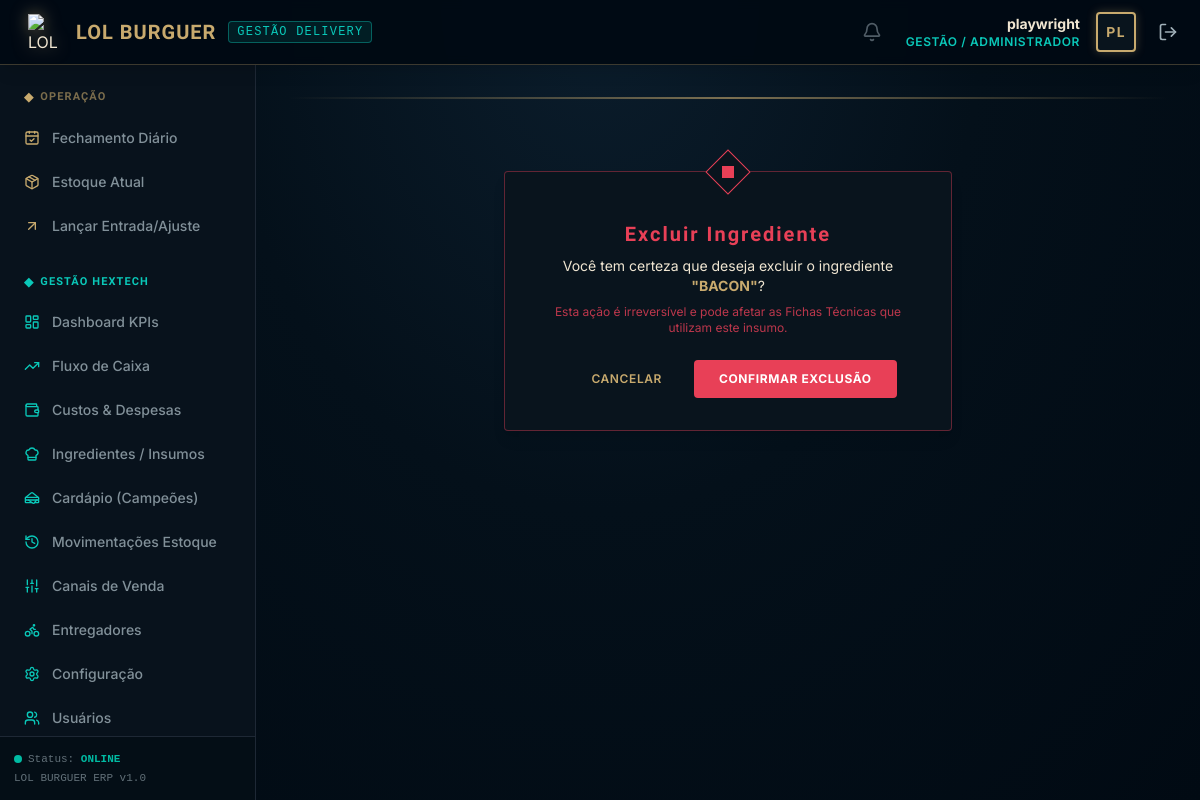
The page /produtos/ingredientes/6/excluir/ (signed in) on the database its author committed.
### core/models.py (models this page shows, shortened)
class Usuario(AbstractUser):
    ROLE_CHOICES = (
        ('GESTAO', 'Gestão / Administrador'),
        ('OPERADOR', 'Operador de Caixa / Atendente'),
    )
    role = models.CharField(
        max_length=20,
        choices=ROLE_CHOICES,
        default='OPERADOR',
        verbose_name="Cargo / Nível de Acesso"
    )
    class Meta:
        verbose_name = "Usuário"
        verbose_name_plural = "Usuários"
        ordering = ['username']

### produtos/models.py (models this page shows, shortened)
class Ingrediente(models.Model):
    UNIDADES_MEDIDA = (
        ('kg', 'Quilograma (kg)'),
        ('g', 'Grama (g)'),
        ('l', 'Litro (l)'),
        ('ml', 'Mililitro (ml)'),
        ('un', 'Unidade (un)'),
    )
    CATEGORIAS = (
        ('PROTEINA', 'Proteínas'),
        ('PAO', 'Pães'),
        ('MOLHO', 'Molhos'),
        ('VEGETAL', 'Vegetais / Saladas'),
        ('QUEIJO', 'Queijos'),
        ('EMBALAGEM', 'Embalagens'),
        ('OUTROS', 'Outros'),
    )
    nome = models.CharField(max_length=100, verbose_name="Nome do Insumo")
    unidade_medida = models.CharField(max_length=5, choices=UNIDADES_MEDIDA, default='g', verbose_name="Unidade de Medida")
    unidade_compra = models.CharField(max_length=5, choices=UNIDADES_MEDIDA, default='g', verbose_name="Unidade de Compra (Entrada)")
    custo_unitario = models.DecimalField(max_digits=10, decimal_places=4, default=Decimal('0.0000'), verbose_name="Custo Unitário (R$)")
    fornecedor = models.CharField(max_length=100, blank=True, null=True, verbose_name="Fornecedor")
    estoque_minimo = models.DecimalField(max_digits=10, decimal_places=2, default=0, verbose_name="Estoque Mínimo")
    estoque_atual = models.DecimalField(max_digits=10, decimal_places=2, default=0, verbose_name="Estoque Atual")
    categoria = models.CharField(max_length=20, choices=CATEGORIAS, default='OUTROS', verbose_name="Categoria")
    class Meta:
        verbose_name = "Ingrediente / Insumo"
        verbose_name_plural = "Ingredientes / Insumos"
        ordering = ['nome']

### core/decorators.py (the view)
    def _wrapped_view_func(request, *args, **kwargs):
        if request.user.is_authenticated and request.user.role == 'GESTAO':
            return view_func(request, *args, **kwargs)
        messages.error(request, "Acesso negado: Apenas a Gestão tem permissão para acessar esta página.")
        return redirect('home')

### templates/produtos/ingrediente_confirm_delete.html (shortened to what this page needs)
{% extends "base.html" %}
{% block content %}
<div class="max-w-md mx-auto my-12">
    <div class="bg-hex_dark_card border border-hex_danger/40 p-6 md:p-8 rounded shadow-lg relative text-center">
        <div class="absolute top-0 left-1/2 transform -translate-x-1/2 -translate-y-1/2 w-8 h-8 rotate-45 border border-hex_danger flex items-center justify-center bg-hex_dark_card">
            <div class="w-3 h-3 bg-hex_danger rotate-45"></div>
        </div>
        <h1 class="text-xl font-bold title-hex text-hex_danger mt-4 mb-2">Excluir Ingrediente</h1>
        <p class="text-sm text-hex_gold_light mb-6">
            Você tem certeza que deseja excluir o ingrediente <span class="font-bold text-hex_gold">"{{ ingrediente.nome }}"</span>?
            <br>
            <span class="text-xs text-hex_danger/80 block mt-2">Esta ação é irreversível e pode afetar as Fichas Técnicas que utilizam este insumo.</span>
        </p>
        <form method="post" class="flex items-center justify-center space-x-4">
            <a href="{% url 'ingrediente_listar' %}" class="px-4 py-2.5 rounded text-xs font-semibold text-hex_gold hover:text-white transition-all uppercase tracking-wider">
                Cancelar
            </a>
            <button type="submit" class="bg-hex_danger hover:bg-red-700 text-white font-bold py-2.5 px-6 rounded transition-all uppercase tracking-wider text-xs border border-hex_danger/40">
                Confirmar Exclusão
            </button>
        </form>
    </div>
</div>
{% endblock %}

### templates/base.html (shortened to what this page needs)
<!DOCTYPE html>
<html lang="pt-br" class="h-full">
<head>
    <script src="https://cdn.tailwindcss.com"></script>
</head>
<body class="h-full flex flex-col" x-data="{ mobileSidebarOpen: false }">
    <header class="bg-hex_dark_bg/95 border-b border-hex_gold/30 px-4 py-3 flex items-center justify-between z-20 shadow-lg backdrop-blur-sm">
        <div class="flex items-center space-x-3">
            <div class="flex items-center space-x-3">
                <img src="/media/produtos/logo.png" alt="LOL BURGUER Logo" class="w-9 h-9 object-contain filter drop-shadow-[0_0_8px_rgba(200,170,110,0.5)]">
                <span class="text-xl font-bold title-hex text-hex_gold tracking-wider">LOL BURGUER</span>
                <span class="hidden md:inline-block text-xs font-mono uppercase tracking-widest text-hex_blue border border-hex_blue/40 bg-hex_blue/10 px-2 py-0.5 rounded">
                    Gestão Delivery
                </span>
            </div>
        </div>
        <div class="flex items-center space-x-4">
            {% if user.is_authenticated %}
                <div hx-get="{% url 'notificacoes_badge' %}" hx-trigger="load, every 60s" class="relative group cursor-pointer mr-2">
                    <i data-lucide="bell" class="w-5 h-5 text-hex_gold_dim opacity-50 group-hover:opacity-100 transition-opacity"></i>
                </div>
                <div class="text-right hidden sm:block">
                    <p class="text-sm font-bold text-hex_gold_light">{{ user.get_full_name|default:user.username }}</p>
                    <p class="text-xs text-hex_blue uppercase tracking-wider font-semibold">{{ user.get_role_display }}</p>
                </div>
                <div class="w-10 h-10 border-2 border-hex_gold rounded flex items-center justify-center bg-hex_dark_card shadow-[0_0_10px_rgba(200,170,110,0.3)]">
                    <span class="text-hex_gold font-bold title-hex text-sm">{{ user.username|slice:":2"|upper }}</span>
                </div>
                <a href="{% url 'logout' %}" class="text-hex_gold_dim hover:text-hex_gold p-1.5 rounded hover:bg-hex_dark_card transition-all" title="Sair do Sistema">
                    <i data-lucide="log-out" class="w-5 h-5"></i>
                </a>
            {% else %}
                <span class="text-xs uppercase text-hex_gold_dim font-mono">Sem autenticação</span>
            {% endif %}
        </div>
    </header>
    <div class="flex-1 flex min-h-0 overflow-hidden">
        {% if user.is_authenticated %}
        <aside
            :class="mobileSidebarOpen ? 'translate-x-0' : '-translate-x-full lg:translate-x-0'"
            class="fixed inset-y-0 left-0 pt-16 lg:pt-0 lg:static w-64 bg-hex_dark_card/95 border-r border-hex_dark_border flex flex-col justify-between transition-transform duration-300 ease-in-out z-10 lg:z-0 backdrop-blur-sm"
        >
            <div class="flex-1 overflow-y-auto px-3 py-6 space-y-7">
                <div>
                    <h3 class="text-[11px] uppercase text-hex_gold/60 font-bold tracking-widest mb-3 px-3 title-hex flex items-center space-x-1.5">
                        <span class="text-hex_gold text-xs">◆</span>
                        <span>Operação</span>
                    </h3>
                    <nav class="space-y-1">
                        <a href="{% url 'fechamento_diario' %}" class="flex items-center space-x-3 px-3 py-2.5 rounded text-sm font-medium transition-all hover:bg-hex_dark_bg/80 hover:text-hex_gold_light {% if request.resolver_match.url_name == 'fechamento_diario' %}bg-[#0B1D2C] text-hex_gold_light border-l-4 border-hex_gold font-bold shadow-[0_0_10px_rgba(200,170,110,0.15)]{% else %}text-hex_gold_dim/80{% endif %}">
                            <i data-lucide="calendar-check" class="w-4 h-4 text-hex_gold"></i>
                            <span>Fechamento Diário</span>
                        </a>
                        <a href="{% url 'estoque_resumo' %}" class="flex items-center space-x-3 px-3 py-2.5 rounded text-sm font-medium transition-all hover:bg-hex_dark_bg/80 hover:text-hex_gold_light {% if request.resolver_match.url_name == 'estoque_resumo' %}bg-[#0B1D2C] text-hex_gold_light border-l-4 border-hex_gold font-bold shadow-[0_0_10px_rgba(200,170,110,0.15)]{% else %}text-hex_gold_dim/80{% endif %}">
                            <i data-lucide="package" class="w-4 h-4 text-hex_gold"></i>
                            <span>Estoque Atual</span>
                        </a>
                        <a href="{% url 'estoque_ajustar' %}" class="flex items-center space-x-3 px-3 py-2.5 rounded text-sm font-medium transition-all hover:bg-hex_dark_bg/80 hover:text-hex_gold_light {% if request.resolver_match.url_name == 'estoque_ajustar' %}bg-[#0B1D2C] text-hex_gold_light border-l-4 border-hex_gold font-bold shadow-[0_0_10px_rgba(200,170,110,0.15)]{% else %}text-hex_gold_dim/80{% endif %}">
                            <i data-lucide="arrow-up-right" class="w-4 h-4 text-hex_gold"></i>
                            <span>Lançar Entrada/Ajuste</span>
                        </a>
                    </nav>
                </div>
                {% if user.role == 'GESTAO' %}
                <div>
                    <h3 class="text-[11px] uppercase text-hex_blue font-bold tracking-widest mb-3 px-3 title-hex flex items-center space-x-1.5">
                        <span class="text-hex_blue text-xs">◆</span>
                        <span>Gestão Hextech</span>
                    </h3>
                    <nav class="space-y-1">
                        <a href="{% url 'dashboard' %}" class="flex items-center space-x-3 px-3 py-2.5 rounded text-sm font-medium transition-all hover:bg-hex_dark_bg/80 hover:text-hex_blue {% if request.resolver_match.url_name == 'dashboard' %}bg-[#0B1D2C] text-hex_blue border-l-4 border-hex_blue font-bold shadow-[0_0_10px_rgba(10,200,185,0.2)]{% else %}text-hex_gold_dim/80{% endif %}">
                            <i data-lucide="layout-dashboard" class="w-4 h-4 text-hex_blue"></i>
                            <span>Dashboard KPIs</span>
                        </a>
                        <a href="{% url 'fluxo_caixa_projetado' %}" class="flex items-center space-x-3 px-3 py-2.5 rounded text-sm font-medium transition-all hover:bg-hex_dark_bg/80 hover:text-hex_blue {% if request.resolver_match.url_name == 'fluxo_caixa_projetado' %}bg-[#0B1D2C] text-hex_blue border-l-4 border-hex_blue font-bold shadow-[0_0_10px_rgba(10,200,185,0.2)]{% else %}text-hex_gold_dim/80{% endif %}">
                            <i data-lucide="trending-up" class="w-4 h-4 text-hex_blue"></i>
                            <span>Fluxo de Caixa</span>
                        </a>
                        <a href="{% url 'despesa_listar' %}" class="flex items-center space-x-3 px-3 py-2.5 rounded text-sm font-medium transition-all hover:bg-hex_dark_bg/80 hover:text-hex_blue {% if request.resolver_match.url_name == 'despesa_listar' or 'despesa_criar' in request.resolver_match.url_name or 'despesa_editar' in request.resolver_match.url_name %}bg-[#0B1D2C] text-hex_blue border-l-4 border-hex_blue font-bold shadow-[0_0_10px_rgba(10,200,185,0.2)]{% else %}text-hex_gold_dim/80{% endif %}">
                            <i data-lucide="wallet" class="w-4 h-4 text-hex_blue"></i>
                            <span>Custos & Despesas</span>
                        </a>
                        <a href="{% url 'ingrediente_listar' %}" class="flex items-center space-x-3 px-3 py-2.5 rounded text-sm font-medium transition-all hover:bg-hex_dark_bg/80 hover:text-hex_blue {% if request.resolver_match.url_name == 'ingrediente_listar' %}bg-[#0B1D2C] text-hex_blue border-l-4 border-hex_blue font-bold shadow-[0_0_10px_rgba(10,200,185,0.2)]{% else %}text-hex_gold_dim/80{% endif %}">
                            <i data-lucide="chef-hat" class="w-4 h-4 text-hex_blue"></i>
                            <span>Ingredientes / Insumos</span>
                        </a>
                        <a href="{% url 'produto_listar' %}" class="flex items-center space-x-3 px-3 py-2.5 rounded text-sm font-medium transition-all hover:bg-hex_dark_bg/80 hover:text-hex_blue {% if request.resolver_match.url_name == 'produto_listar' %}bg-[#0B1D2C] text-hex_blue border-l-4 border-hex_blue font-bold shadow-[0_0_10px_rgba(10,200,185,0.2)]{% else %}text-hex_gold_dim/80{% endif %}">
                            <i data-lucide="sandwich" class="w-4 h-4 text-hex_blue"></i>
                            <span>Cardápio (Campeões)</span>
                        </a>
                        <a href="{% url 'estoque_historico' %}" class="flex items-center space-x-3 px-3 py-2.5 rounded text-sm font-medium transition-all hover:bg-hex_dark_bg/80 hover:text-hex_blue {% if request.resolver_match.url_name == 'estoque_historico' %}bg-[#0B1D2C] text-hex_blue border-l-4 border-hex_blue font-bold shadow-[0_0_10px_rgba(10,200,185,0.2)]{% else %}text-hex_gold_dim/80{% endif %}">
                            <i data-lucide="history" class="w-4 h-4 text-hex_blue"></i>
                            <span>Movimentações Estoque</span>
                        </a>
                        <a href="{% url 'canal_listar' %}" class="flex items-center space-x-3 px-3 py-2.5 rounded text-sm font-medium transition-all hover:bg-hex_dark_bg/80 hover:text-hex_blue {% if request.resolver_match.url_name == 'canal_listar' %}bg-[#0B1D2C] text-hex_blue border-l-4 border-hex_blue font-bold shadow-[0_0_10px_rgba(10,200,185,0.2)]{% else %}text-hex_gold_dim/80{% endif %}">
                            <i data-lucide="sliders" class="w-4 h-4 text-hex_blue"></i>
                            <span>Canais de Venda</span>
                        </a>
                        <a href="{% url 'entregador_listar' %}" class="flex items-center space-x-3 px-3 py-2.5 rounded text-sm font-medium transition-all hover:bg-hex_dark_bg/80 hover:text-hex_blue {% if request.resolver_match.url_name == 'entregador_listar' %}bg-[#0B1D2C] text-hex_blue border-l-4 border-hex_blue font-bold shadow-[0_0_10px_rgba(10,200,185,0.2)]{% else %}text-hex_gold_dim/80{% endif %}">
                            <i data-lucide="bike" class="w-4 h-4 text-hex_blue"></i>
                            <span>Entregadores</span>
                        </a>
                        <a href="{% url 'configuracao_financeira' %}" class="flex items-center space-x-3 px-3 py-2.5 rounded text-sm font-medium transition-all hover:bg-hex_dark_bg/80 hover:text-hex_blue {% if request.resolver_match.url_name == 'configuracao_financeira' %}bg-[#0B1D2C] text-hex_blue border-l-4 border-hex_blue font-bold shadow-[0_0_10px_rgba(10,200,185,0.2)]{% else %}text-hex_gold_dim/80{% endif %}">
                            <i data-lucide="settings" class="w-4 h-4 text-hex_blue"></i>
                            <span>Configuração</span>
                        </a>
                        <a href="{% url 'usuario_listar' %}" class="flex items-center space-x-3 px-3 py-2.5 rounded text-sm font-medium transition-all hover:bg-hex_dark_bg/80 hover:text-hex_blue {% if 'usuario' in request.resolver_match.url_name %}bg-[#0B1D2C] text-hex_blue border-l-4 border-hex_blue font-bold shadow-[0_0_10px_rgba(10,200,185,0.2)]{% else %}text-hex_gold_dim/80{% endif %}">
                            <i data-lucide="users" class="w-4 h-4 text-hex_blue"></i>
                            <span>Usuários</span>
                        </a>
                    </nav>
                </div>
                {% endif %}
            </div>
            <div class="p-3.5 border-t border-hex_dark_border bg-hex_dark_bg/50 text-[11px] font-mono text-hex_gold_dim/60">
                <p class="flex items-center space-x-1.5">
                    <span class="w-2 h-2 rounded-full bg-hex_success animate-pulse inline-block"></span>
                    <span>Status: <strong class="text-hex_success font-semibold">ONLINE</strong></span>
                </p>
                <p class="mt-0.5">LOL BURGUER ERP v1.0</p>
            </div>
        </aside>
        {% endif %}
        <main class="flex-1 flex flex-col overflow-y-auto min-h-0 p-4 md:p-6 lg:p-8 relative">
            <div class="h-0.5 bg-gradient-to-r from-transparent via-hex_gold to-transparent mb-6 opacity-60"></div>
            {% block content %}
            {% endblock %}
        </main>
    </div>
</body>
</html>

### rows shown on the page
Usuario: get_full_name "playwright", role "GESTÃO / ADMINISTRADOR", username "PL"
Ingrediente: nome "BACON"
